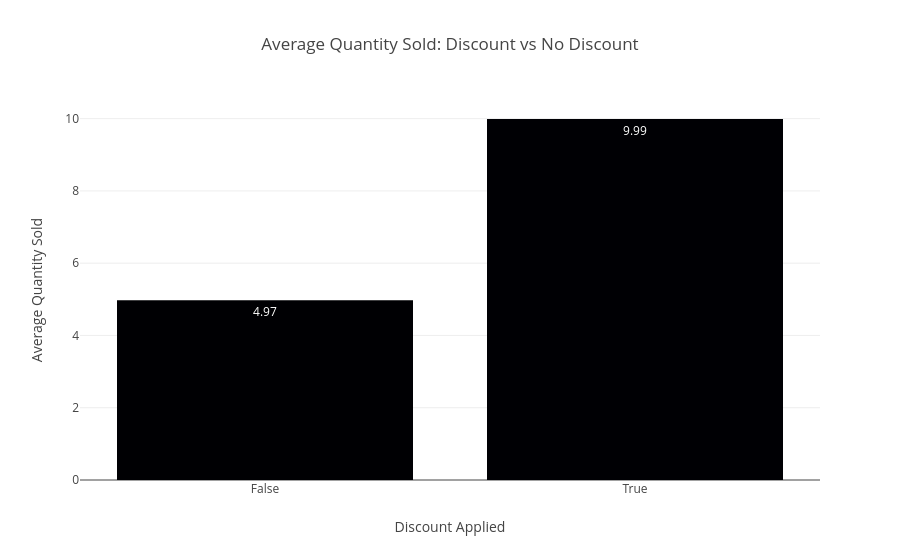

The code cell stored with this chart in its notebook:
### Markdown cell above
##### Visualization – Discount Impact

### Code cell
fig = px.bar(
    discount_impact.reset_index(),
    x='discount_applied',
    y='avg_quantity',
    color='discount_applied',
    title='Average Quantity Sold: Discount vs No Discount',
    labels={
        'discount_applied': 'Discount Applied',
        'avg_quantity': 'Average Quantity Sold'
    },
    text_auto='.2f',
    color_discrete_map={True: "#0d3894", False: "#7f87c0"}
)

fig.update_layout(title_x=0.5, showlegend=False)
fig.show()

### Figure 1 — Plotly figure (JSON) as saved in the notebook; plotly's stock layout.template omitted (floating-point values rounded to 4 significant figures)
{"data": [{"hovertemplate": "Discount Applied=%{x}<br>Average Quantity Sold=%{y}<extra></extra>", "legendgroup": "False", "marker": {"color": "#000003", "pattern": {"shape": ""}}, "name": "False", "orientation": "v", "showlegend": true, "textposition": "auto", "texttemplate": "%{y:.2f}", "type": "bar", "x": ["False"], "xaxis": "x", "y": [4.975], "yaxis": "y"}, {"hovertemplate": "Discount Applied=%{x}<br>Average Quantity Sold=%{y}<extra></extra>", "legendgroup": "True", "marker": {"color": "#000004", "pattern": {"shape": ""}}, "name": "True", "orientation": "v", "showlegend": true, "textposition": "auto", "texttemplate": "%{y:.2f}", "type": "bar", "x": ["True"], "xaxis": "x", "y": [9.99], "yaxis": "y"}], "layout": {"barmode": "relative", "legend": {"title": {"text": "Discount Applied"}, "tracegroupgap": 0}, "showlegend": false, "title": {"text": "Average Quantity Sold: Discount vs No Discount", "x": 0.5}, "xaxis": {"anchor": "y", "categoryarray": ["False", "True"], "categoryorder": "array", "domain": [0, 1], "title": {"text": "Discount Applied"}}, "yaxis": {"anchor": "x", "domain": [0, 1], "title": {"text": "Average Quantity Sold"}}}}
